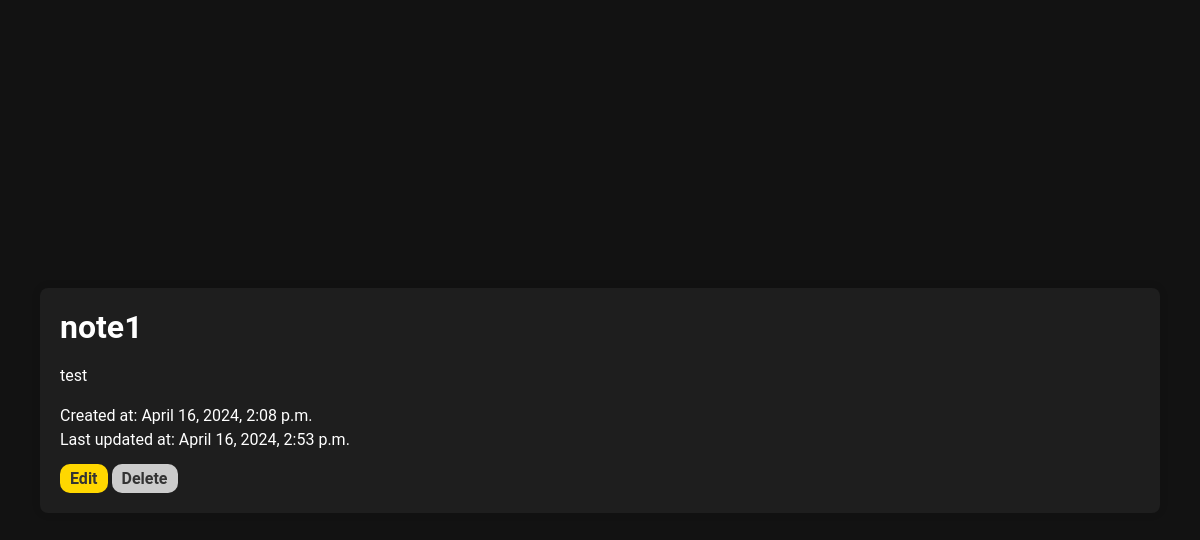
The page /53/ on the database its author committed.
### Note/models.py (models this page shows, shortened)
class Note(models.Model):
    title = models.CharField(max_length=100)
    content = models.TextField()
    created_at = models.DateTimeField(auto_now_add=True)
    updated_at = models.DateTimeField(auto_now=True)
    class Meta:
        db_table = 'note'

### Note/views.py (the view)
# urls.py: path('<int:pk>/', views.NoteDetail.as_view(), name='note_detail'),
class NoteDetail(DetailView):
    model = Note
    template_name = 'note_detail.html'

### Note/templates/note_detail.html (shortened to what this page needs)
{% load static %}
<!DOCTYPE html>
<html lang="en">
<head>
    <link rel="stylesheet" type="text/css" href="{% static 'global.css' %}">
</head>
<body>
    <div class="container">
        <h1>{{ note.title }}</h1>
        <p>{{ note.content }}</p>
        <div class="note-data">
            <p class="note-creation-date">Created at: {{ note.created_at }}</p>
            <p class="note-last-update">Last updated at: {{ note.updated_at }}</p>
        </div>
        <a class="button link-button" href="{% url 'note_update' note.pk %}">Edit</a>
        <a class="button link-button delete-button" href="{% url 'note_delete' object.pk %}">Delete</a>
    </div>
</body>
</html>

### static/global.css (style rules this page uses)
body, html { margin: 0; padding: 0; height: 100%; }
body { font-family: 'Roboto', sans-serif; background-color: #121212; color: #fff; margin: 0; padding: 0; overflow: hidden; display: flex; justify-content: center; align-items: center; }
.container { width: 90%; margin: auto; padding: 20px; background-color: #1e1e1e; border-radius: 8px; box-shadow: 0 0 10px rgba(0, 0, 0, 0.1); }
h1 { margin-top: 0; margin-bottom: 20px; font-size: 32px; }
.note-info h2, .note-data { padding-top: 5px; margin-bottom: 10px; }
.note-info p, .note-creation-date, .note-last-update { margin: 0; padding-bottom: 5px; }
.button { font-family: 'Roboto', sans-serif; display: inline-block; padding: 5px 10px; background-color: #ffd700; color: #333; text-decoration: none; border: none; border-radius: 10px; cursor: pointer; transition: background-color 0.3s ease; font-family: inherit; font-size: inherit; font-weight: bold; }
.cancel-button, .delete-button, .back-button { background-color: #ccc; }

### rows shown on the page
Note: title "note1", content "test", created_at "April 16, 2024, 2:08 p.m.", updated_at "April 16, 2024, 2:53 p.m."
